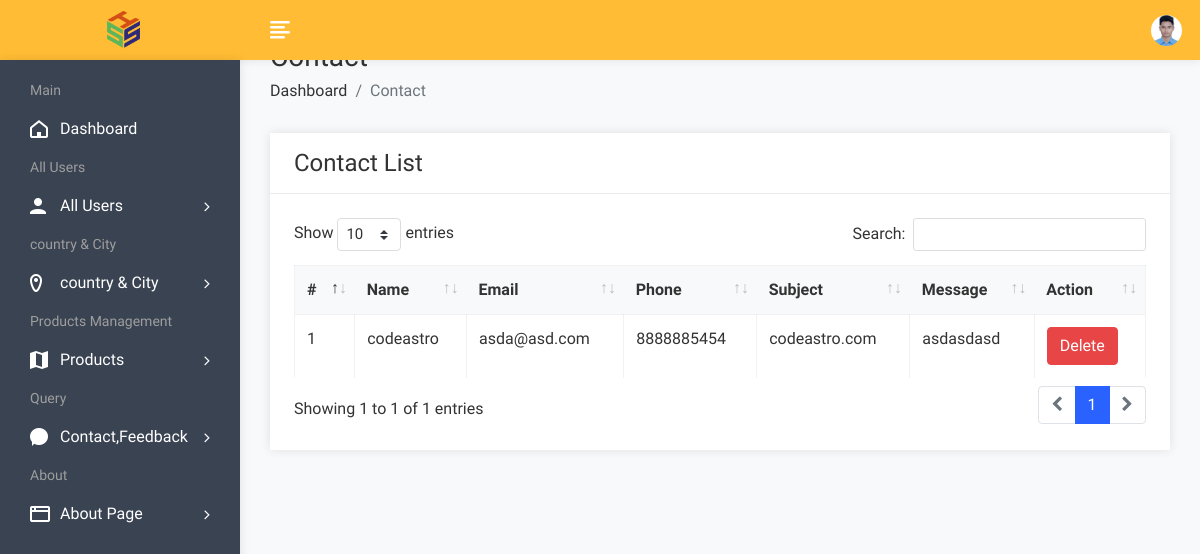
The page /admin/contactview.php (signed in) on the database as committed earlier.
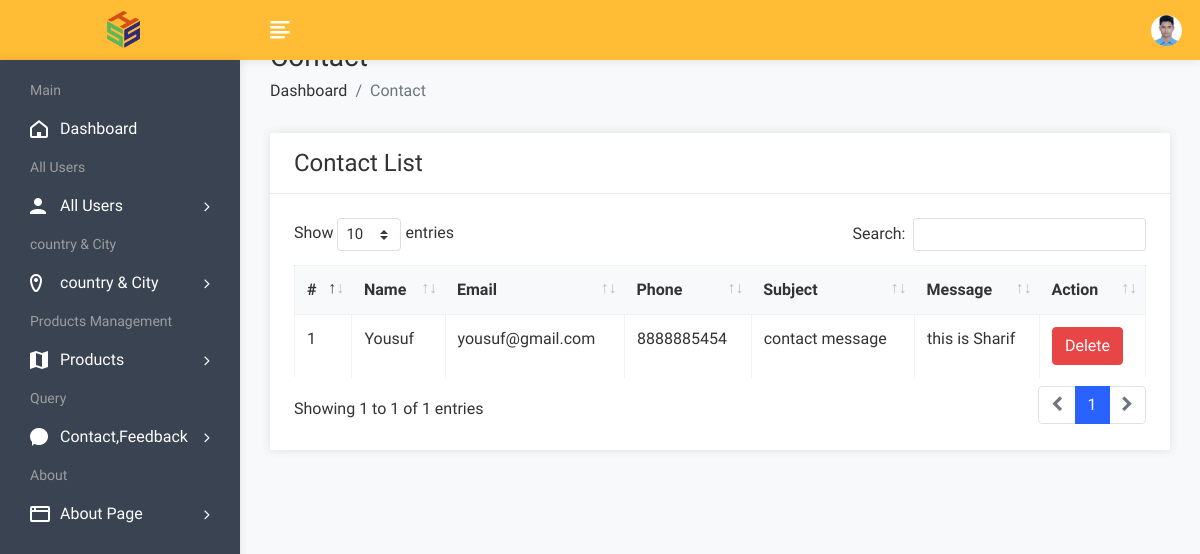
The same page on the database as committed later.
### tables this page shows
CREATE TABLE `contact` (
  `cid` int(50) NOT NULL,
  `name` varchar(100) NOT NULL,
  `email` varchar(100) NOT NULL,
  `phone` varchar(20) NOT NULL,
  `subject` varchar(100) NOT NULL,
  `message` varchar(250) NOT NULL
);

### admin/contactview.php (the view, shortened to what this page needs)
<!DOCTYPE html>
<html lang="en">
<head>
        <link rel="stylesheet" href="assets/css/bootstrap.min.css">
        <link rel="stylesheet" href="assets/css/font-awesome.min.css">
        <link rel="stylesheet" href="assets/css/feathericon.min.css">
		<link rel="stylesheet" href="assets/plugins/datatables/dataTables.bootstrap4.min.css">
		<link rel="stylesheet" href="assets/plugins/datatables/responsive.bootstrap4.min.css">
		<link rel="stylesheet" href="assets/plugins/datatables/select.bootstrap4.min.css">
		<link rel="stylesheet" href="assets/plugins/datatables/buttons.bootstrap4.min.css">
        <link rel="stylesheet" href="assets/css/style.css">
    </head>
    <body>
				<?php include("header.php"); ?>
            <div class="page-wrapper">
                <div class="content container-fluid">
					<div class="page-header">
						<div class="row">
							<div class="col">
								<h3 class="page-title">Contact</h3>
								<ul class="breadcrumb">
									<li class="breadcrumb-item"><a href="dashboard.php">Dashboard</a></li>
									<li class="breadcrumb-item active">Contact</li>
								</ul>
							</div>
						</div>
					</div>
					<div class="row">
						<div class="col-sm-12">
							<div class="card">
								<div class="card-header">
									<h4 class="card-title">Contact List</h4>
								</div>
								<div class="card-body">
									<table id="basic-datatable" class="table table-bordered table-hover">
                                            <thead>
                                                <tr>
                                                    <th>#</th>
                                                    <th>Name</th>
                                                    <th>Email</th>
                                                    <th>Phone</th>
													<th>Subject</th>
                                                    <th>Message</th>
                                                    <th>Action</th>
                                                </tr>
                                            </thead>
                                            <tbody>
											<?php
												$query=mysqli_query($con,"select * from contact");
												$cnt=1;
												while($row=mysqli_fetch_row($query))
													{
											?>
                                                <tr>
                                                    <td><?php echo $cnt; ?></td>
                                                    <td><?php echo $row['1']; ?></td>
                                                    <td><?php echo $row['2']; ?></td>
                                                    <td><?php echo $row['3']; ?></td>
                                                    <td><?php echo $row['4']; ?></td>
													<td><?php echo $row['5']; ?></td>
                                                    <td><a href="contactdelete.php?id=<?php echo $row['0']; ?>"><button class="btn btn-danger">Delete</button></a></td>
                                                </tr>
                                                <?php
												$cnt=$cnt+1;
												}
												?>
                                            </tbody>
                                        </table>
								</div>
							</div>
						</div>
					</div>
				</div>
			</div>
    </body>
</html>

### admin/header.php (shortened to what this page needs)
<div class="header">
              <div class="header-left">
                  <a href="dashboard.php" class="logo">
				<img src="assets/img/logo-3.png" alt="Logo">
			</a>
              </div>
		<a href="javascript:void(0);" id="toggle_btn">
			<i class="fe fe-text-align-left"></i>
		</a>
		<ul class="nav user-menu">
			<li class="nav-item dropdown app-dropdown">
				<a href="#" class="dropdown-toggle nav-link" data-toggle="dropdown">
					<span class="user-img"><img class="rounded-circle" src="assets/img/profiles/Sharif Ahmed.png" width="31" alt="Ryan Taylor"></span>
				</a>
			</li>
		</ul>
          </div>
          <div class="sidebar" id="sidebar">
              <div class="sidebar-inner slimscroll">
			<div id="sidebar-menu" class="sidebar-menu">
				<ul>
					<li class="menu-title">
						<span>Main</span>
					</li>
					<li>
						<a href="dashboard.php"><i class="fe fe-home"></i> <span>Dashboard</span></a>
					</li>
					<li class="menu-title">
						<span>All Users</span>
					</li>
					<li class="submenu">
						<a href="#"><i class="fe fe-user"></i> <span> All Users </span> <span class="menu-arrow"></span></a>
					</li>
					<li class="menu-title">
						<span>country & City</span>
					</li>
					<li class="submenu">
						<a href="#"><i class="fe fe-location"></i> <span>country & City</span> <span class="menu-arrow"></span></a>
					</li>
					<li class="menu-title">
						<span>Products Management</span>
					</li>
					<li class="submenu">
						<a href="#"><i class="fe fe-map"></i> <span> Products</span> <span class="menu-arrow"></span></a>
					</li>
					<li class="menu-title">
						<span>Query</span>
					</li>
					<li class="submenu">
						<a href="#"><i class="fe fe-comment"></i> <span> Contact,Feedback </span> <span class="menu-arrow"></span></a>
					</li>
					<li class="menu-title">
						<span>About</span>
					</li>
					<li class="submenu">
						<a href="#"><i class="fe fe-browser"></i> <span> About Page </span> <span class="menu-arrow"></span></a>
					</li>
				</ul>
			</div>
              </div>
          </div>

Rows that differ between the two databases and show on the page:
changed contact: name "codeastro" → "Yousuf"; email "asda@asd.com" → "yousuf@gmail.com"; subject "codeastro.com" → "contact message"; message "asdasdasd" → "this is Sharif"
